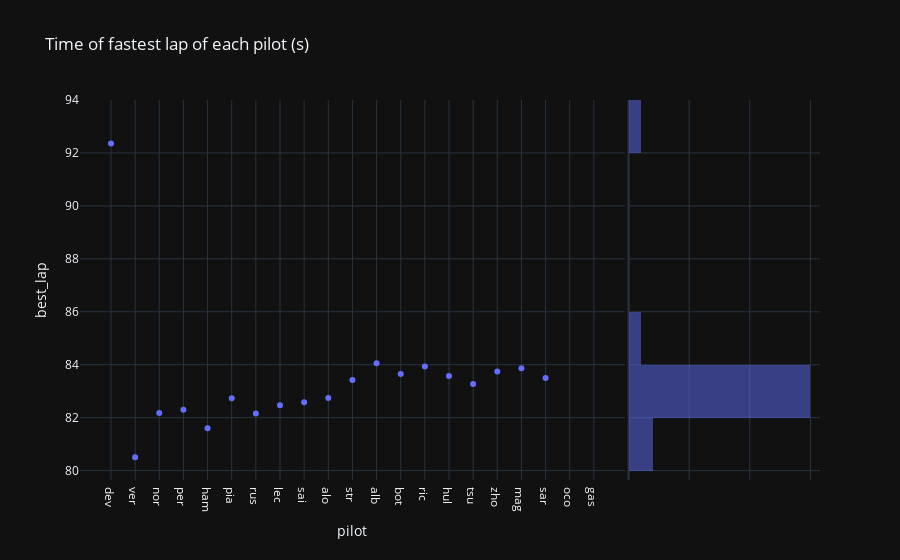

Notebook cell for this chart:
### Markdown cell above
### Frontend

#### Last GP

### Code cell
px.scatter(last_gp, x="pilot", y="best_lap", title="Time of fastest lap of each pilot (s)", marginal_y="histogram", template="plotly_dark")

### Figure 1 — Plotly figure (JSON) as saved in the notebook; plotly's stock layout.template omitted (floating-point values rounded to 4 significant figures)
{"data": [{"hovertemplate": "pilot=%{x}<br>best_lap=%{y}<extra></extra>", "legendgroup": "", "marker": {"color": "#636efa", "symbol": "circle"}, "mode": "markers", "name": "", "orientation": "v", "showlegend": false, "type": "scatter", "x": ["dev", "ver", "nor", "per", "ham", "pia", "rus", "lec", "sai", "alo", "str", "alb", "bot", "ric", "hul", "tsu", "zho", "mag", "sar", "oco", "gas"], "xaxis": "x", "y": [92.35, 80.5, 82.18, 82.3, 81.6, 82.74, 82.16, 82.47, 82.58, 82.75, 83.42, 84.05, 83.65, 83.93, 83.57, 83.27, 83.74, 83.86, 83.5, null, null], "yaxis": "y"}, {"alignmentgroup": "True", "bingroup": "y", "hovertemplate": "best_lap=%{y}<br>count=%{x}<extra></extra>", "legendgroup": "", "marker": {"color": "#636efa"}, "name": "", "offsetgroup": "", "opacity": 0.5, "showlegend": false, "type": "histogram", "xaxis": "x2", "y": [92.35, 80.5, 82.18, 82.3, 81.6, 82.74, 82.16, 82.47, 82.58, 82.75, 83.42, 84.05, 83.65, 83.93, 83.57, 83.27, 83.74, 83.86, 83.5, null, null], "yaxis": "y2"}], "layout": {"barmode": "overlay", "legend": {"tracegroupgap": 0}, "title": {"text": "Time of fastest lap of each pilot (s)"}, "xaxis": {"anchor": "y", "domain": [0, 0.7363], "title": {"text": "pilot"}}, "xaxis2": {"anchor": "y2", "domain": [0.7413, 1], "matches": "x2", "showgrid": true, "showline": false, "showticklabels": false, "ticks": ""}, "yaxis": {"anchor": "x", "domain": [0, 1], "title": {"text": "best_lap"}}, "yaxis2": {"anchor": "x2", "domain": [0, 1], "matches": "y", "showgrid": true, "showticklabels": false}}}
